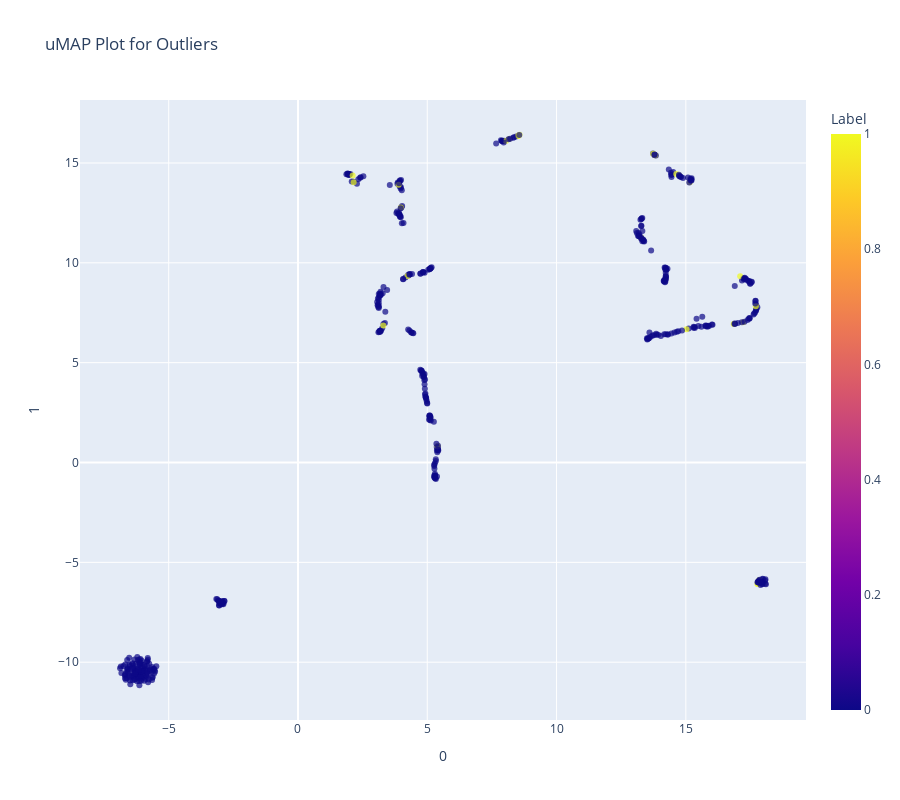

Here is the notebook cell this chart was saved with:
### Code cell
plot_model(svm,plot = 'umap')

### Figure 1 — Plotly figure (JSON) as saved in the notebook; plotly's stock layout.template omitted (floating-point values rounded to 4 significant figures; data arrays with more than 128 entries replaced by an {"elided": "..."} marker saying what was removed)
{"data": [{"customdata": {"elided": "516x1 str values"}, "hovertemplate": "0=%{x}<br>1=%{y}<br>Feature=%{customdata[0]}<br>Label=%{marker.color}<extra></extra>", "legendgroup": "", "marker": {"color": {"elided": "516 int values"}, "coloraxis": "coloraxis", "opacity": 0.7, "symbol": "circle"}, "mode": "markers", "name": "", "orientation": "v", "showlegend": false, "type": "scatter", "x": {"elided": "516 float values"}, "xaxis": "x", "y": {"elided": "516 float values"}, "yaxis": "y"}], "layout": {"coloraxis": {"colorbar": {"title": {"text": "Label"}}, "colorscale": [[0, "#0d0887"], [0.1111, "#46039f"], [0.2222, "#7201a8"], [0.3333, "#9c179e"], [0.4444, "#bd3786"], [0.5556, "#d8576b"], [0.6667, "#ed7953"], [0.7778, "#fb9f3a"], [0.8889, "#fdca26"], [1, "#f0f921"]]}, "height": 800, "legend": {"tracegroupgap": 0}, "title": {"text": "uMAP Plot for Outliers"}, "width": 900, "xaxis": {"anchor": "y", "domain": [0, 1], "title": {"text": "0"}}, "yaxis": {"anchor": "x", "domain": [0, 1], "title": {"text": "1"}}}}
